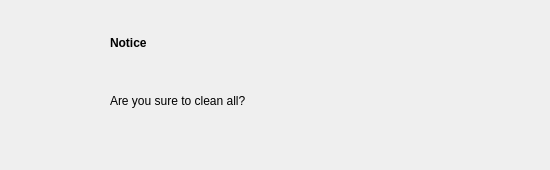
<?xml version="1.0" encoding="UTF-8"?>
<ui version="4.0">
 <class>Pm_Dialog_Warning</class>
 <widget class="QWidget" name="Pm_Dialog_Warning">
  <property name="geometry">
   <rect>
    <x>0</x>
    <y>0</y>
    <width>550</width>
    <height>170</height>
   </rect>
  </property>
  <property name="windowTitle">
   <string>Form</string>
  </property>
  <property name="styleSheet">
   <string notr="true">#Pm_Dialog_Warning[status = &quot;indoor&quot;]
{
	background-color:rgba(245,245,245,1);
	border:1px solid rgb(151,151,151);
}

#Pm_Dialog_Warning[status = &quot;outdoor&quot;]
{
	background-color:rgba(245,245,245,1);
	border:1px solid rgb(151,151,151);
}

#Pm_Dialog_Warning[status = &quot;night&quot;]
{
	background-color:rgba(241, 210, 160,1);
	border:1px solid rgb(151,151,151);
}</string>
  </property>
  <property name="status" stdset="0">
   <string>night</string>
  </property>
  <widget class="QLabel" name="Warning">
   <property name="geometry">
    <rect>
     <x>110</x>
     <y>65</y>
     <width>360</width>
     <height>71</height>
    </rect>
   </property>
   <property name="styleSheet">
    <string notr="true">font:75 18px &quot;Arial&quot;;</string>
   </property>
   <property name="text">
    <string>Are you sure to clean all?</string>
   </property>
  </widget>
  <widget class="QDialogButtonBox" name="buttonBox">
   <property name="geometry">
    <rect>
     <x>349</x>
     <y>110</y>
     <width>164</width>
     <height>32</height>
    </rect>
   </property>
   <property name="styleSheet">
    <string notr="true"/>
   </property>
   <property name="standardButtons">
    <set>QDialogButtonBox::NoButton</set>
   </property>
  </widget>
  <widget class="QLabel" name="label">
   <property name="geometry">
    <rect>
     <x>34</x>
     <y>29</y>
     <width>60</width>
     <height>60</height>
    </rect>
   </property>
   <property name="styleSheet">
    <string notr="true">background-image: url(:/pm/image/notice.png);</string>
   </property>
   <property name="text">
    <string/>
   </property>
  </widget>
  <widget class="QLabel" name="Title">
   <property name="geometry">
    <rect>
     <x>110</x>
     <y>32</y>
     <width>85</width>
     <height>22</height>
    </rect>
   </property>
   <property name="styleSheet">
    <string notr="true">font:75 20px &quot;Arial&quot;;
font-weight:bold;</string>
   </property>
   <property name="text">
    <string>Notice</string>
   </property>
  </widget>
  <widget class="QDialogButtonBox" name="buttonBox_2">
   <property name="geometry">
    <rect>
     <x>349</x>
     <y>110</y>
     <width>164</width>
     <height>32</height>
    </rect>
   </property>
   <property name="styleSheet">
    <string notr="true"/>
   </property>
   <property name="standardButtons">
    <set>QDialogButtonBox::NoButton</set>
   </property>
  </widget>
 </widget>
 <resources/>
 <connections/>
</ui>
